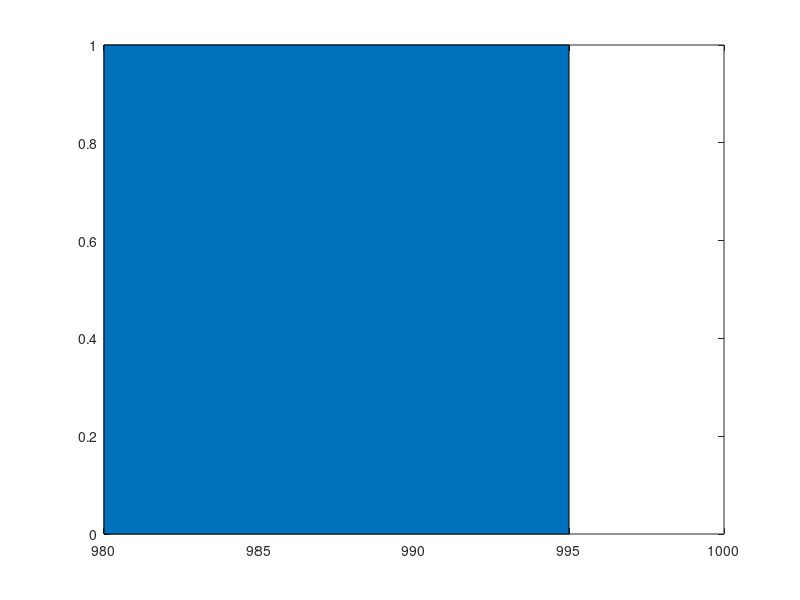

Write the MATLAB code that produced this figure. (Note: this script raises an error after producing the figure.)
anim_fields = true;
%pause(10);
min_lambda = 2;
dmin = 3000.48;
dc = 3000.48;
Nres = 1;
Ndres = 1;
%fundamental constants
nmax = 1;
nsrc = 1;
c0 = 2.99179e8;    %speed of light (m/s)
e0 = 8.854e-12;    %epsilon_0
m0 = 1.2566e-6;    %mu_0

disp( 'initializing.....' );


%compute grid resultion
nbc = 1;
dz1 = min_lambda/nmax/Nres ;
dz2 = dmin/Ndres;
dz  = min(dz1, dz2);
%snap to grid critical dimenstions
N  = (1+floor(dc/dz)); %device cells
dz = dc/N/30;
Nz = N;
Ey = zeros(1,Nz);
Hx = zeros(1,Nz);
epsy = ones(1,Nz);
mux = ones(1,Nz);

%put in slab
thickness = Nz/50;
nz1 = floor(Nz/4);
nz2 = nz1+thickness;
figure(1);
areas = [];
for n = (floor(Nz/3):floor(thickness):floor(Nz*2/3))
    mux(n:n+floor(thickness/2)) = 1.0*2.0;
    epsy(n:n+floor(thickness/2)) = 1.0*6.0;
    areas = [areas, area([n,n+floor(thickness/2)], [1,1])];
end
nmax = sqrt(max(mux)*max(epsy));
nmin = sqrt(min(mux)*min(epsy));

%time step 
dt = nbc*dz/(2.0*c0);
fc = c0/nmax/min_lambda;          %highest frequency needed

%dsfsdf
Nbounces = 5;
T = dt*500000;                     % 6/fc + Nbounces*nmax*Nz*dz/c0    %time for n bounces
steps = 1 + floor(T/dt);         %approximate number of steps needed
trange = (0:dt:T);

%calculate source
loc_source = 2;  %1 unit cells from boundary |()(s)()()()()|
deltat = 3*dt/2;
A = -1.0*sqrt(epsy(loc_source)/mux(loc_source));   %???? normalize H and E to be same order where do eps and mu come from?

GEy = pulse(trange, fc, 0);  
GHx = pulse(trange, fc, deltat);
for i = (1:length(GHx))
    GHx(i) = A*GHx(i);
end

%Initialize Fourier Tranforms and kernels:

frange = (0:fc/1000.0:fc);

K = zeros(1,length(frange));
for i = (1:length(frange))
    K(i) = exp(-1j*2*pi*frange(i)*dt);
end

FT = zeros(1, length(frange));
FR = zeros(1, length(frange));
FS = zeros(1, length(frange));

mEy = dt*c0./epsy;
mHx = dt*c0./mux;

%Initialize Fields
%    Ey = zeros((Nz), float)    
%    Hx = zeros((Nz), float)    
Ey = zeros(1, Nz);
Hx = zeros(1, Nz);
h3 = 0;
h2 = 0;
h1 = 0;
e3 = 0;
e2 = 0;
e1 = 0;

%TIME LOOP
steps = floor(T/dt);
Esum = [];
Hsum = [];
EyX = [];
HxX = [];
FTX = [];
FRX = [];
FSX = [];
figure(1);
M = struct([getframe(gcf)]);
steps_ani = 0;

fprintf( 'Steps:     ', steps);
fprintf( 'Tmax:      ', T);
fprintf( 'max(mEy):  ', max(mEy));
fprintf( 'max(mHx):  ', max(mHx));
fprintf( 'dz:        ', dz);
fprintf( 'dt:        ', dt);
fprintf( 'Nz:        ', Nz);
fprintf( 'domain:    ', Nz*dz, ' meters');
fprintf( 'thickness: ', thickness*dz, ' meters');
fprintf( 'starting main time loop....');
fprintf( 'update F:  ', max(mEy)/dz);
fprintf( 'update H:  ', max(mHx)/dz);

disp( nbc*dz/2.0/c0 );
percentage = -1;
w = .04;
for t = (1:steps)
    %GEy(t) = sin(w*t);
    %GHx(t) = -sin(w*t);
    %disp(gEY)
%perfect boundary conditions                                                              

    %update H from E
                Hx(1:Nz-1) = Hx(1:Nz-1) + mHx(1:Nz-1).*(Ey(2:Nz) - Ey(1:Nz-1))/dz;
   % for i = (1:Nz-1)
   %      Hx(i) = Hx(i) + mHx(i)*(Ey(i+1) - Ey(i))/dz;
   % end
    Hx(Nz) = Hx(Nz) + mHx(Nz)*(e3 - Ey(Nz))/dz;

    %update H source
    Hx(loc_source) = Hx(loc_source) - mHx(loc_source)/dz*GHx(t);

    %record H at boundary
    h3 = h2;
    h2 = h1;
    h1 = Hx(1);
    %h1 = 0;%

    %Update E from H
    Ey(1) = Ey(1) + mEy(1)*(Hx(1) - h3)/dz;
    %for i = (2:Nz)
    %    Ey(i) = Ey(i) + mEy(i)*(Hx(i) - Hx(i-1))/dz;
    %end
    Ey(2:Nz) = Ey(2:Nz) + mEy(2:Nz).*(Hx(2:Nz) - Hx(1:Nz-1))/dz;
    
    
    %Update E source
    Ey(loc_source) = Ey(loc_source) - mEy(loc_source)/dz*GEy(t);

    %record E at boundaries
    e3 = e2;
    e2 = e1;
    e1 = Ey(Nz);
    %e1 = 0;

    %Update Fourier Tranforms
    FS = FS + GEy(t).*(K.^t)*dt;
    if (t > 1000)
        FT = FT + Ey(Nz).*(K.^t)*dt;
        FR = FR + Ey(1).*(K.^t)*dt;
    end
    if anim_fields
        figure(1);
        for i = (1:length(areas))
            a = areas(i);
        end
        clf;
        hold on;
        basevalue = -1;   
        plot((1:Nz), Ey, 'g');
        plot((1:Nz), Hx, 'b');
        ylim([-1,1]);
   %     annotation('textbox', [.75,0.75,.05,0.05],...
   %        'String', int2str(t));
        hold off;
    else
        figure(2);
      %  M(i)=getframe(gcf);
        clf;
        hold on;
        plot(frange,abs(FT), 'r');
        plot(frange,abs(FR), 'g');
        plot(frange,abs(FS), 'b');
        %xlim(frange);
        %ylim([-1,1]);
        hold off;
    end
    %{
    clf;
    hold on;
    plot((1:length(FT)), abs(FT), 'r');
    plot((1:length(FT)), abs(FR), 'k');
    xlim([0,Nz]);
    ylim([-1,1]);
    pause(0.01);
    hold off;
    %}
    %visualize solution
    Esum = [Esum, (sum(Ey))];
    Hsum = [Hsum, (sum(Hx))];

    %Fourier post processing
end
%%
%FT = FT.*dt;
%FR = FR.*dt;
%FS = FS.*dt;
clf;
hold on;
plot(frange, (abs(FT).^2)./(abs(FS).^2), 'g');
plot(frange, (abs(FR).^2)./(abs(FS).^2), 'r');
plot(frange, ((abs(FR).^2)+(abs(FT).^2))./(abs(FS).^2), 'b');
hold off;